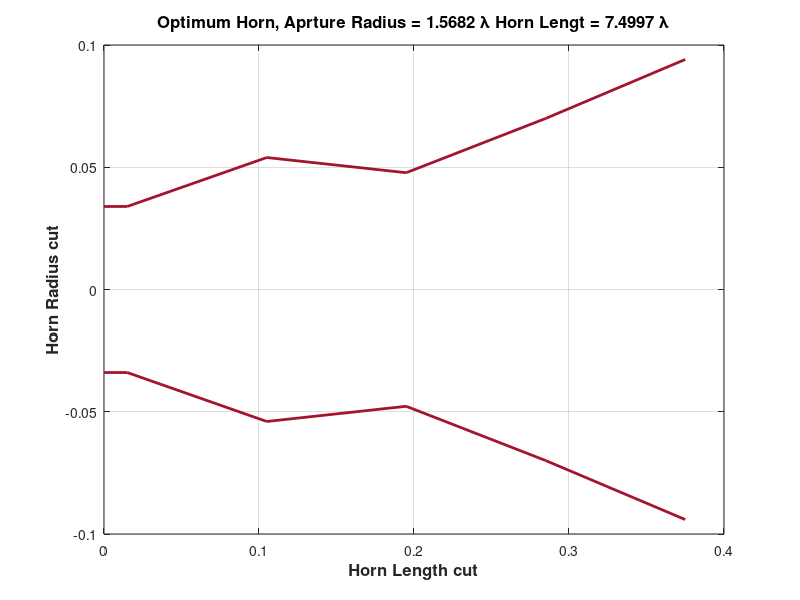

The MATLAB source for this figure: (Note: this script raises an error after producing the figure.)
%% Optimum design for -45dB return loss from pattern search optimization 
clear;
c0 = 3e8;
F = 5e9;
lamb = c0./F;
N = 5;
data = load('ga_allvar_minxp_V2L.mat');
fmin = data.fmin2;

R = [fmin.r(1) fmin.r(1:N)];

% R = [0.02283 0.02283 0.06313 0.07772 0.09971 0.1467]; % From GA algo


% R = [0.02 0.02 0.02667 0.03333 0.04 0.04667 0.05333 0.06 0.06667 0.07333 0.09562 0.08667 0.09333 0.1009 0.1067 0.1156...
%     0.1491];
% N = length(R) - 1;
% Len = 0.3912;
Len = fmin.r(N + 1);

% Len = 0.3273;

l1 = lamb./4;
L = [l1 ones(1, N - 1)./N .* Len];

for i = 1:N
    L_axis(i) = sum(L(1:i));
end
L_axis = [0 L_axis];
figure;
plot(L_axis, R, 'LineWidth', 2, 'Color', [0.6350, 0.0780, 0.1840] );
hold on;
plot(L_axis, -R, 'LineWidth', 2, 'Color', [0.6350, 0.0780, 0.1840] );
title(['Optimum Horn, Aprture Radius = ', num2str(R(end)./lamb), ' \lambda ', 'Horn Lengt = ', num2str(Len./lamb), ' \lambda'], 'FontSize', 12, 'FontWeight', 'bold');
xlabel('Horn Length cut', 'FontSize', 12, 'FontWeight', 'bold');
ylabel('Horn Radius cut', 'FontSize', 12, 'FontWeight', 'bold');
grid on;

%% Iteration over the frequencies 

SP = [R(2:end) Len];

XMN_data = load('Xmn.mat');
str = XMN_data.Xmn;

fc_ = fc(R(2), 1, 1);

% <<<<<<< Updated upstream
% F = linspace(fc_(1)+fc_(1)./100, fc_(3), 20);
% =======
F = linspace(fc_(1)+fc_(1)./100, fc_(10), 20);
% >>>>>>> Stashed changes
% F = 5e9;
% objective = @(x) GSM_N_opt_allvar(SP(1:N), SP(N+1), x(1:length(F)), 0);
tic;
% parfor i = 1:length(F)
% XP_level = MinXP_Goal_V2L_freq(SP(1:N), SP(N+1), F, 20);
F_ = [F(1) F(4) F(10) F(20)];
[Eth_, Eph_, Eco_, Exp_, CO_, XP_, E_, th, ph, Max_Exp_diff] = MinXP_Goal_V2L_freq_fields(SP(1:N), SP(N + 1), F_, 20);

%% Plots

i = 2;

Eco = squeeze(Eco_(i, :, :));
Exp = squeeze(Exp_(i, :, :));
E = squeeze(E_(i, :, :));

CO = squeeze(CO_(i, :, :));

XP = squeeze(XP_(i, :, :));

time_used = toc;
% end

% figure;
% plot(F_*1e-9, Max_Exp_diff, 'LineWidth', 2);grid on;
% xlabel('Frequency (GHz)', 'FontSize', 16, 'FontWeight', 'bold');
% ylabel('Cross Polar level (dB)', 'FontSize', 16, 'FontWeight', 'bold');
% title('Cross polar level ga algo', 'FontSize', 16, 'FontWeight', 'bold');
% % RL1 = GSM_N_opt_allvar(SP(1:N), SP(N+1), 5e9, 20);
% end

figure(80);

hold on;
plot(th(1, :)*(180/pi), db((abs(E(1, :))/max(abs(E(1, :))))), '-.', 'LineWidth', 2);

hold on;
plot(th(90, :)*(180/pi), db((abs(E(90, :))/max(abs(E(90, :))))), '-.', 'LineWidth', 2);


xlabel('\theta(Deg)', 'FontSize', 12, 'FontWeight', 'bold');
ylabel('E_{abs} (dB) normalized ', 'FontSize', 12, 'FontWeight', 'bold');
title('Far electric field', 'FontSize', 12, 'FontWeight', 'bold');
% legend({'\phi = 0', '\p
grid on;
ylim([-40 5]);

figure(81);
hold on;
plot(th(1, :)*(180/pi), db((abs(Eco(1, :))./max(max(abs(Eco))))), '-.', 'LineWidth', 2);
hold on;
plot(th(90, :)*(180/pi), db((abs(Exp(45, :))./max(max(abs(Eco))))), '-.', 'LineWidth', 2);

xlabel('\theta(Deg)', 'FontSize', 12, 'FontWeight', 'bold');
ylabel('Far fields E_{co} and E_{xp} (dB)', 'FontSize', 12, 'FontWeight', 'bold');
title('Co and Cross polar fields', 'FontSize', 12, 'FontWeight', 'bold');
grid on;
ylim([-40 5]);

% 
% figure(72);
% hold on;
% plot(th(1, :)*(180/pi), db((abs(CO(1, :))./max(max(abs(CO))))), '-.', 'LineWidth', 2);
% hold on;
% plot(th(90, :)*(180/pi), db((abs(XP(45, :))./max(max(abs(CO))))), '-.', 'LineWidth', 2);
% 
% xlabel('\theta(Deg)', 'FontSize', 12, 'FontWeight', 'bold');
% ylabel('Far fields E_{co} and E_{xp} (dB)', 'FontSize', 12, 'FontWeight', 'bold');
% title('Co and Cross polar fields', 'FontSize', 12, 'FontWeight', 'bold');
% grid on;
% ylim([-40 5]);